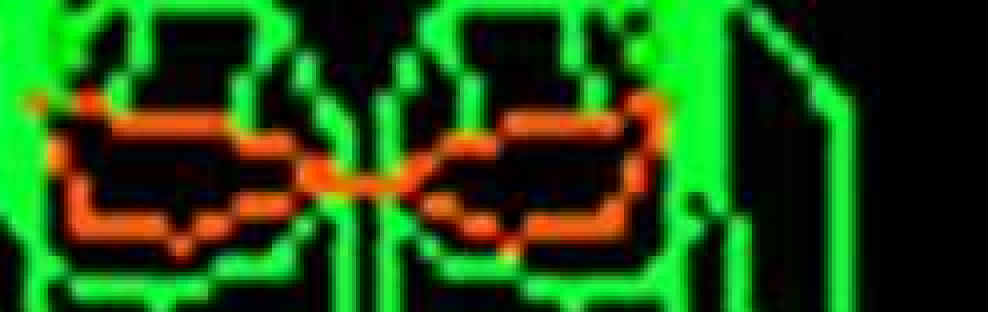
#> input picture artifacts/exhibits/mmx2-sigma-virus/spec/green-breakdown/ost_front_brow-eyes.png, 1976 x 624 px, given in place of sigma-front-green-ostation.png, which was not available (shown at 1/2 size)
$ python green_breakdown_v3.py
#> lines starting #> are read from the running program, lines starting #| are printed output that depends on the picture; pictures that were not available may be replaced by others from this repository, and a replacement may not be noted
#!/usr/bin/env python3
"""Green-focused annotated sprite breakdown — many small pictures, angle labelled.

User directive: break sprites into as many small pictures as possible, annotating
the OBSERVING ANGLE per crop. Green palette only is colour authority; other
sheet palettes are structural supplements labelled as such.

Outputs to spec/green-breakdown/:
  - per-crop PNGs x8 NEAREST
  - manifest.json {crop: {file, source, sheetBox/sourceBox, outSize, scale, angle, reading}}
  - BREAKDOWN.md table

Rerunnable: python3 artifacts/exhibits/mmx2-sigma-virus/spec/green_breakdown_v3.py
"""

from __future__ import annotations
import json
from pathlib import Path
from PIL import Image

HERE = Path(__file__).resolve().parent
REFS = HERE.parent / "references"
OUT = HERE / "green-breakdown"
SCALE = 8

SHEET = REFS / "sigma-wireframe-sheet.png"
OSTATION = REFS / "sigma-front-green-ostation.png"
OBS_JSON = HERE / "all-sprite-observations.json"

def crop8(image: Image.Image, box: tuple[int,int,int,int], out_name: str) -> dict:
    region = image.crop(box)
    up = region.resize((region.width * SCALE, region.height * SCALE), Image.NEAREST)
    path = OUT / f"{out_name}.png"
    up.save(path)
    return {"file": f"green-breakdown/{out_name}.png", "outSize": [up.width, up.height], "scale": SCALE}

# [37 lines left out: functions infer_angle, pick_representatives, not called in this run]

def main():
    OUT.mkdir(parents=True, exist_ok=True)
    manifest: dict[str, dict] = {}

    # ---- A. OSTation GREEN FRONT — hi-res, 0° front authority ----
    ost = Image.open(OSTATION).convert("RGB")
#> ost is the input picture: PIL image 1976x624 RGB; mean R, G, B 33.5, 82.2, 18.5
    # measured bbox from zoom_v2_breakdown
    x0, y0, x1, y1 = 117, 1, 426, 358
    W, H = x1 - x0, y1 - y0
    def obox(fx0,fy0,fx1,fy1):
        return (round(x0+fx0*W), round(y0+fy0*H), round(x0+fx1*W), round(y0+fy1*H))

    ost_crops = {
        "ost_front_full": (0.0,0.0,1.0,1.0, "front 0° yaw 0° pitch (green) — whole head, 1% cross-validates sheet front within row width"),
        "ost_front_crown": (0.12,0.0,0.88,0.26, "front 0° — crown: flat-top trapezoid, cornice beam, centre panel, diagonal rafters converging to ridge"),
        "ost_front_brow-eyes": (0.10,0.40,0.90,0.62, "front 0° — brow band + eyes: angular hexagonal bracket lenses double-rim (pocket rim), joined at centre crossing"),
        "ost_front_nose-column": (0.36,0.44,0.64,0.74, "front 0° — nose: rectangular column 2 parallel verticals from eye-bridge to mouth bar + nose-bottom block"),
        "ost_front_mouth-chin": (0.14,0.66,0.86,0.88, "front 0° — mouth: horizontal bar with offset raised left segment, mouth seam ~77% H, chin trapezoid below"),
        "ost_front_jaw-chintabs": (0.08,0.82,0.92,1.0, "front 0° — jaw-chintabs: constant-width column ending in 2 square feet + centre arch (W-shaped notch)"),
        "ost_front_cheek-lobe-left": (0.0,0.34,0.30,0.68, "front 0° — left cheek lobe plate: vertical outer edge, double-line inner overlap seam, diagonal facets"),
        "ost_front_cheek-lobe-right": (0.70,0.34,1.0,0.68, "front 0° — right cheek lobe plate (mirror)"),
        "ost_front_temple-left": (0.02,0.16,0.32,0.42, "front 0° — left temple shell inside silhouette above lobe"),
        "ost_front_temple-right": (0.68,0.16,0.98,0.42, "front 0° — right temple shell (mirror)"),
    }
    for name,(a,b,c,d,note) in ost_crops.items():
        box = obox(a,b,c,d)
        e = crop8(ost, box, name)
        e.update({"source": "references/sigma-front-green-ostation.png", "sourceBox": list(box), "angle": "front 0° yaw 0° pitch (green)", "reading": note})
        manifest[name] = e
#> this loop made 10 passes
#> pass 1, in crop8, `region = image.crop(box)`:
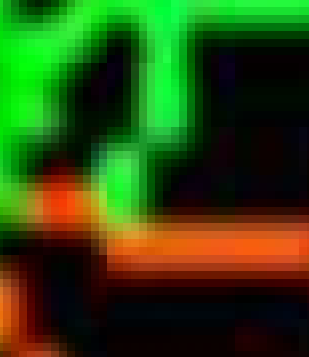
#> region: PIL image 309x357 RGB; mean R, G, B 44.7, 73.5, 14.1
#> pass 2, in crop8 (call 2), `region = image.crop(box)`:
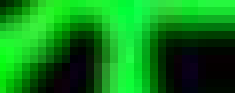
#> region: PIL image 235x93 RGB; mean R, G, B 13.7, 132.2, 24.2
#> after the loop, manifest = 10 items

    # ---- B. GREEN sheet yaw — only green instance on sheet ----
    sheet = Image.open(SHEET).convert("RGB")
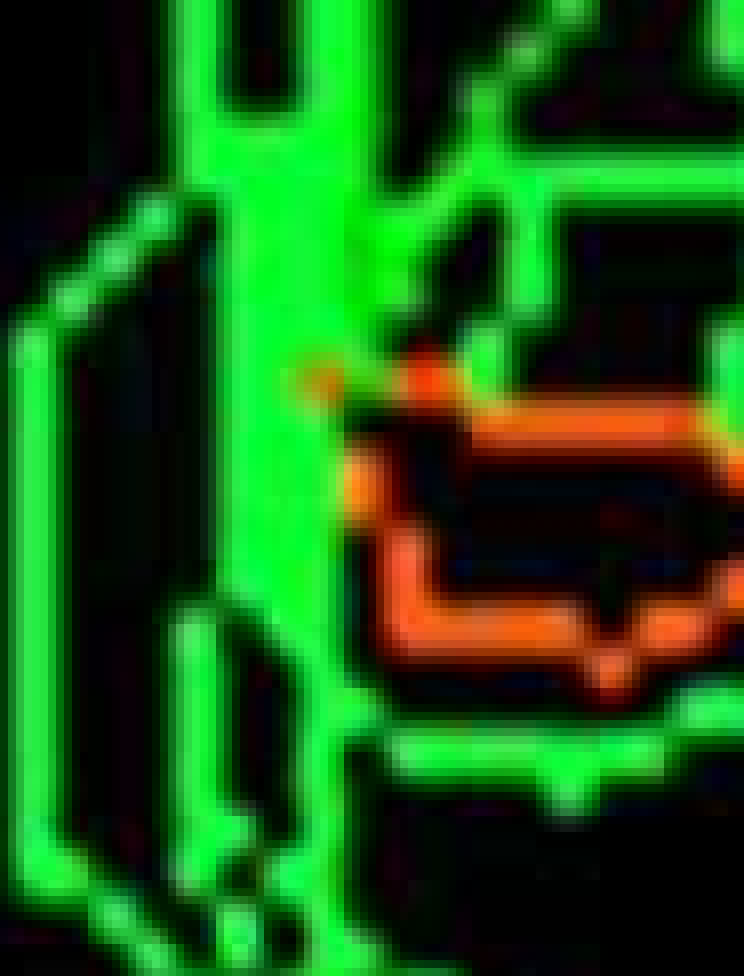
#> input picture artifacts/exhibits/mmx2-sigma-virus/spec/green-breakdown/ost_front_cheek-lobe-left.png, 744 x 976 px, given in place of sigma-wireframe-sheet.png, which was not available
#> sheet is the input picture: PIL image 744x976 RGB; mean R, G, B 25.3, 87.9, 20
    green_box = (496,2573,496+54,2573+75)
    e = crop8(sheet, green_box, "sheet_green_yaw_full")
#> in crop8 (call 11), `region = image.crop(box)`: region: PIL image 54x75 RGB; every value is 0
#> in crop8 (call 11), `up = region.resize((region.width * SCALE, region.height * SCALE), Imag..`: up: PIL image 432x600 RGB; every value is 0
#> e = {'file': 'green-breakdown/sheet_green_yaw_full.png', 'outSize': [432, 600], 'scale': 8}
    e.update({"source": "references/sigma-wireframe-sheet.png", "sheetBox": list(green_box), "angle": "three-quarter yaw ~30° (green)", "reading": "GREEN yaw authority: one dominant eye per side + far lobe behind, ridge peaked, two-tone #10D830/#10B010"})
    manifest["sheet_green_yaw_full"] = e
    eye_box = (496,2573+28,496+54,2573+52)
    e = crop8(sheet, eye_box, "sheet_green_yaw_eyes")
#> in crop8 (call 12), `region = image.crop(box)`: region: PIL image 54x24 RGB; every value is 0
#> in crop8 (call 12), `up = region.resize((region.width * SCALE, region.height * SCALE), Imag..`: up: PIL image 432x192 RGB; every value is 0
#> e = {'file': 'green-breakdown/sheet_green_yaw_eyes.png', 'outSize': [432, 192], 'scale': 8}
    e.update({"source": "references/sigma-wireframe-sheet.png", "sheetBox": list(eye_box), "angle": "three-quarter yaw ~30° (green) — eye pocket detail", "reading": "eye sits INSIDE face planes → recessed pocket (G2 confirmed)"})
    manifest["sheet_green_yaw_eyes"] = e

    # ---- C-F. Sheet supplement clusters by inferred angle ----
#> (the run stopped early here; a loop or call above may not have finished)
